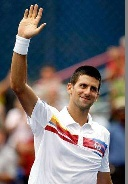
#> input picture GestureDetect/data/0.jpg, 128 x 184 px, found by its file name
$ python data_augment.py
#> lines starting #> are read from the running program, lines starting #| are printed output that depends on the picture
import os
import cv2
import numpy as np
import argparse

parser = argparse.ArgumentParser()
parser.add_argument('--root', default='./', help='data root, end with /')
parser.add_argument('-c', '--class_name', help='class name of the data')
parser.add_argument('-n', '--data_num', default=18, type=int,
                    help='max file number of a class of data')
parser.add_argument('-l', '--frame_len', default=30, type=int,
                    help='frame number of a data contains')
# parser.add_argument('-t', '--aug_type', default='all',
# help='type to augment the data: [shift, rot,all]')
# parser.add_argument('-s', '--start_num', default=None,
# help='continue to augment, result saved after this file')
# parser.add_argument('--tx', default=100,
# help='shift pixels along x axis')
# parser.add_argument('--ty', default=0,
# help='shift pixels along y axis')


class AugPara(object):
    """docstring for AugPara"""

    def __init__(self):
        super(AugPara, self).__init__()
        self.shift = [[-100, 0], [100, 0], [0, 20], [0, -20],
                      [-200, 0], [200, 0], [100, 20], [100, -20],
                      [-100, 20], [-100, -20], [200, 20], [200, -20],
                      [-200, 20], [-200, -20]]
        self.rot = [0, 5, -5]


def augment(args, aug_para):
    print(f'augment class: {args.class_name}')
    aug_num = 1
    cols = 1280
    rows = 720

    for data_id in range(1, args.data_num + 1):
        aug_num = 1
        root = args.root + f'{args.class_name}/{data_id}/'
        for s in aug_para.shift:
            for rot in aug_para.rot:
                new_root = args.root + \
                    f'{args.class_name}/{data_id+args.data_num*aug_num}/'
                if not os.path.exists(new_root):
                    os.mkdir(new_root)
                M1 = np.float32([[1, 0, s[0]], [0, 1, s[1]]])
                M2 = cv2.getRotationMatrix2D((cols / 2., rows / 2.), rot, 1)
                print(f'shift: x~{s[0]}, y~{s[1]}')
                print(f'rotate: angle~{rot}')

                for i in range(args.frame_len):

                    img = cv2.imread(root + f'{i}.jpg')
#> img is the input picture: shape (184, 128, 3); mean B, G, R 112.6, 109.2, 113
                    rows, cols = img.shape[:2]
#> rows = 184; cols = 128
                    img_new = cv2.warpAffine(img, M1, (cols, rows))
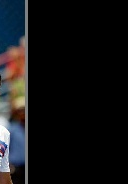
#> img_new: shape (184, 128, 3); mean B, G, R 20.5, 19.3, 19.3
                    img_new = cv2.warpAffine(img_new, M2, (cols, rows))
                    cv2.imwrite(new_root + f'{i}.jpg', img_new)

                aug_num += 1

    print('- done.')


if __name__ == '__main__':
    aug_para = AugPara()
    args = parser.parse_args()

#> (the run stopped early here; a loop or call above may not have finished)
